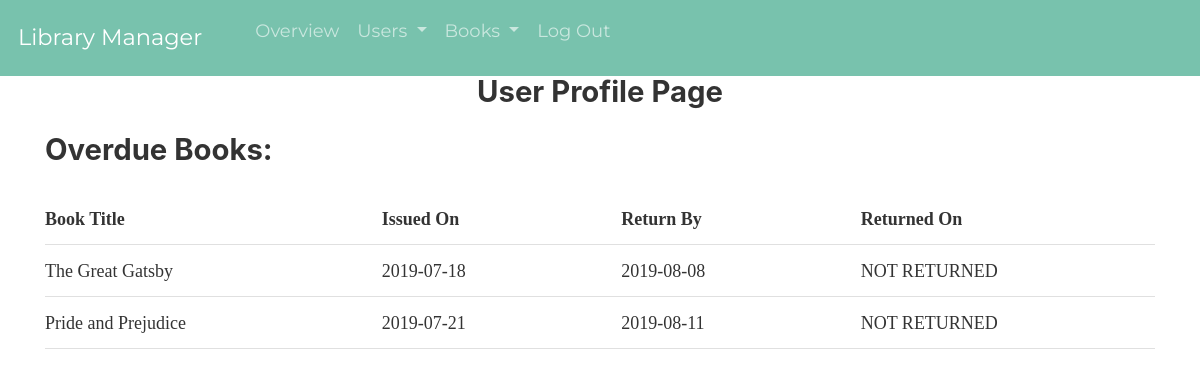
/php/user/userProfile/userOverdue.php (signed in), run on the app's committed database.
### tables this page shows
CREATE TABLE loans (
    book_id INT NOT NULL,
    user_id INT NOT NULL,
    loaned_on DATETIME ,
    return_by DATETIME ,
    returned_on DATETIME ,
    loan_id INT AUTO_INCREMENT,
    PRIMARY KEY(loan_id),
    FOREIGN KEY (book_id) REFERENCES books(book_id),
    FOREIGN KEY (user_id) REFERENCES users(user_id)
);

CREATE TABLE books (
	book_id INT NOT NULL AUTO_INCREMENT,
    author VARCHAR(100),
    title VARCHAR(100),
	category VARCHAR(100),
	year INT,
    isbn BIGINT,
    highPri BOOLEAN,
    PRIMARY KEY (book_id)
);

### php/user/userProfile/userOverdue.php (the view, shortened to what this page needs)
<!DOCTYPE html>
<html>
<head>
    <?php include "../../imports.php" ?>
</head>
<body>
    <?php include "../../navbar.php"; ?>
    <div class="container">
    <div class="heading">
        <h2>User Profile Page</h2>
    </div>
    <div class="issuedBooks__body">
        <h2>Overdue Books:</h2>
        <?php
            $db = mysqli_connect("localhost", "root", "", "library_management");
            $user_id = (isset($_SESSION["user_id"]));
            $query = "SELECT * FROM loans WHERE user_id='$user_id' AND returned_on IS NULL AND return_by < CURDATE()";
            $results = mysqli_query($db, $query);
            if(mysqli_num_rows($results) == 0){
                  echo "<p>You currently have no overdue books(You might still have fees due, check <a href='http://localhost:80/LibraryManager-master/php/user/userProfile/userDueFunds.php'>here</a>)</p>";
            }else{
                echo "
                <table>
                <thead>
                    <th>Book Title</th>
                    <th>Issued On</th>
                    <th>Return By</th>
                    <th>Returned On</th>
                </thead>
                <tbody>
                ";
                while($row = mysqli_fetch_assoc($results)){
                        $book_id = $row["book_id"];
                        $book_loaned_on = rtrim($row["loaned_on"], '00:00:00');
                        $book_return_by = rtrim($row["return_by"], '00:00:00');
                        $book_returned_on = "NOT RETURNED";
                        $book_query = "SELECT * FROM books WHERE book_id='$book_id' LIMIT 1";
                        $book_result = mysqli_query($db, $book_query);
                        $book = mysqli_fetch_assoc($book_result);
                        $book_title = $book["title"];
                        echo "<tr class=" . "book". $book_id . ">
                        <td>$book_title</td>
                        <td>$book_loaned_on</td>
                        <td>$book_return_by</td>
                        <td>$book_returned_on</td>
                        </tr>";
                }
                echo "
                </tbody>
                </table>
                ";
            }
        ?>
    </div>
    </div>
</body>
</html>

### css/main.css (style rules this page uses)
.heading { text-align: center; }
.issuedBooks__body { overflow-x: auto; }
.heading { display:grid }
html { font-family: sans-serif; -ms-text-size-adjust: 100%; -webkit-text-size-adjust: 100%; }
body { margin: 0; -webkit-font-smoothing: antialiased; -moz-osx-font-smoothing: grayscale; }
html { font: 112.5%/1.45em georgia, serif; box-sizing: border-box; overflow-y: scroll; }
* { box-sizing: inherit; }
*:before { box-sizing: inherit; }
*:after { box-sizing: inherit; }
body { color: hsla(0, 0%, 0%, 0.8); font-family: georgia, serif; font-weight: normal; word-wrap: break-word; font-kerning: normal; -moz-font-feature-settings: "kern", "liga", "clig", "calt"; -ms-font-feature-settings: "kern", "liga", "clig", "calt"; -webkit-font-feature-settings: "kern", "liga", "clig", "calt"; font-feature-settings: "kern", "liga", "clig", "calt"; }
h2 { margin-left: 0; margin-right: 0; margin-top: 0; padding-bottom: 0; padding-left: 0; padding-right: 0; padding-top: 0; margin-bottom: 1.45rem; color: inherit; font-family: -apple-system, BlinkMacSystemFont, Segoe UI, Roboto, Oxygen, Ubuntu, Cantarell, Fira Sans, Droid Sans, Helvetica Neue, sans-serif; font-weight: bold; text-rendering: optimizeLegibility; font-size: 1.62671rem; line-height: 1.1; }
table { margin-left: 0; margin-right: 0; margin-top: 0; padding-bottom: 0; padding-left: 0; padding-right: 0; padding-top: 0; margin-bottom: 1.45rem; font-size: 1rem; line-height: 1.45rem; border-collapse: collapse; width: 100%; }
th { font-weight: bold; }
thead { text-align: left; }
td, th { text-align: left; border-bottom: 1px solid hsla(0, 0%, 0%, 0.12); font-feature-settings: "tnum"; -moz-font-feature-settings: "tnum"; -ms-font-feature-settings: "tnum"; -webkit-font-feature-settings: "tnum"; padding-left: 0.96667rem; padding-right: 0.96667rem; padding-top: 0.725rem; padding-bottom: calc(0.725rem - 1px); }
th:first-child, td:first-child { padding-left: 0; }
th:last-child, td:last-child { padding-right: 0; }

### data on the page
loans: book.title "The Great Gatsby", loaned_on "2019-07-18", return_by "2019-08-08", book_returned_on "NOT RETURNED"
loans: book.title "Pride and Prejudice", loaned_on "2019-07-21", return_by "2019-08-11", book_returned_on "NOT RETURNED"
